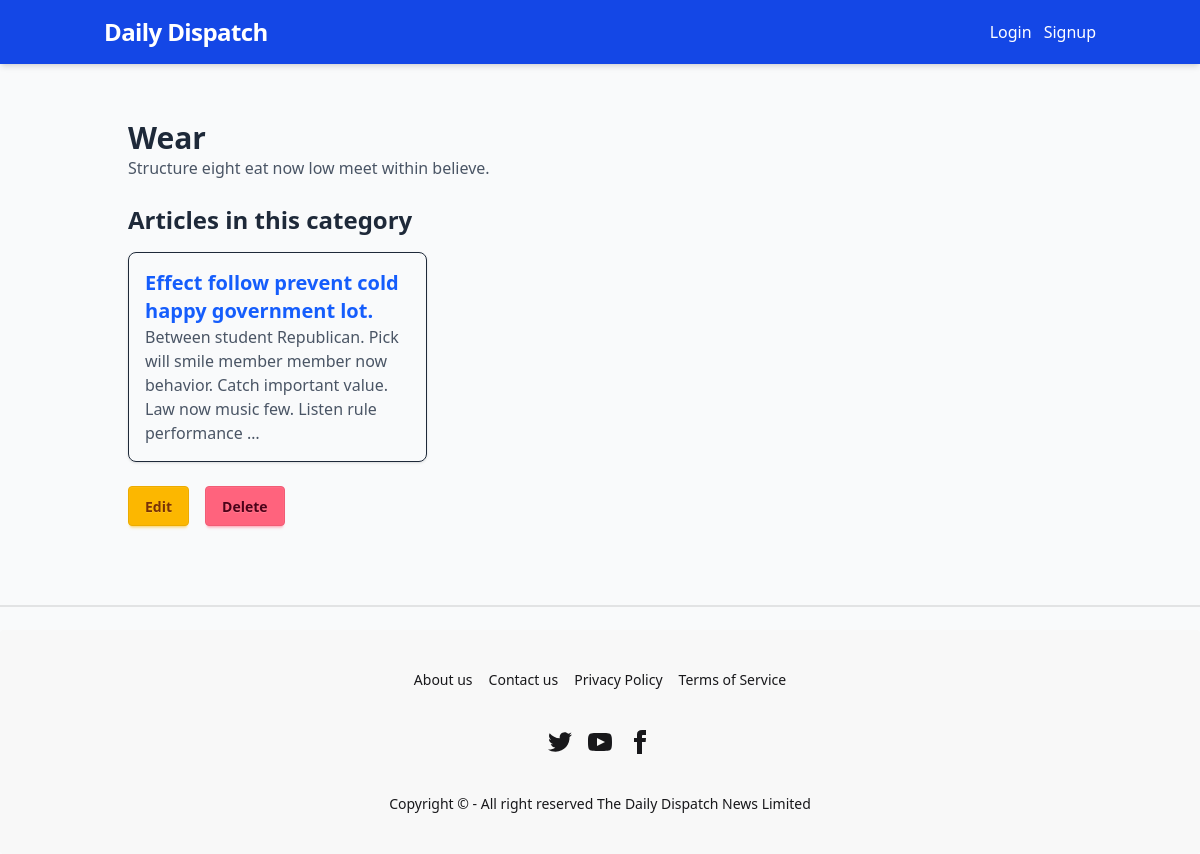
The page /categories/3/ on the database its author committed.
### news/models.py (models this page shows, shortened)
class Category(models.Model):
    name = models.CharField(max_length=100, unique=True)
    description = models.TextField(blank=True, null=True)

class Article(models.Model):
    STATUS_CHOICES = (
        ("pending", "Pending"),
        ("published", "Published"),
    )
    title = models.CharField(max_length=200)
    slug = models.SlugField(unique=True, blank=True)
    content = models.TextField()
    image = models.ImageField(upload_to="articles/", blank=True, null=True)
    author = models.ForeignKey(User, on_delete=models.CASCADE)
    category = models.ForeignKey(Category, on_delete=models.SET_NULL, null=True, blank=True,  related_name="articles")
    created_at = models.DateTimeField(auto_now_add=True)
    updated_at = models.DateTimeField(auto_now=True)
    status = models.CharField(max_length=20, choices=STATUS_CHOICES, default="pending")

### news/views.py (the view)
# urls.py: path("categories/<int:pk>/", category_detail, name="category_detail"),
def category_detail(request, pk):
    category = get_object_or_404(Category, pk=pk)
    articles = Article.objects.filter(category=category, status="published").order_by("-created_at")
    return render(request, "categories/category_detail.html", {"category": category, "articles": articles})

### users/context_processors.py (called while the page is built)
def user_roles(request):
    if request.user.is_authenticated:
        return {
            "is_admin_user": is_admin(request.user),
            "is_editor_user": is_editor(request.user),
            "is_reporter_user": is_reporter(request.user),
        }
    return {
        "is_admin_user": False,
        "is_editor_user": False,
        "is_reporter_user": False,
    }

### templates/categories/category_detail.html
{% extends "base.html" %}
{% block content %}
<div class="container mx-auto p-6">
    <h1 class="text-3xl font-bold">{{ category.name }}</h1>
    <p class="text-gray-600 mb-6">{{ category.description }}</p>
    <h2 class="text-2xl font-semibold mb-4">Articles in this category</h2>
    <div class="grid grid-cols-1 md:grid-cols-2 lg:grid-cols-3 gap-6">
        {% for article in articles %}
            <div class="border rounded-lg shadow p-4">
                <a href="{% url 'news:article_detail' article.slug %}" class="text-xl font-semibold text-blue-600 hover:underline">
                    {{ article.title }}
                </a>
                <p class="text-gray-600">{{ article.content|truncatewords:20 }}</p>
            </div>
        {% empty %}
            <p>No articles in this category yet.</p>
        {% endfor %}
    </div>
    <div class="mt-6 flex gap-4">
        <a href="{% url 'news:update_category' category.pk %}" class="btn btn-warning">Edit</a>
        <a href="{% url 'news:delete_category' category.pk %}" class="btn btn-error">Delete</a>
    </div>
</div>
{% endblock %}

### rows shown on the page
Category: name "Wear", description "Structure eight eat now low meet within believe."
Article: title "Effect follow prevent cold happy government lot.", content "Between student Republican. Pick will smile member member now behavior. Catch important value. Law now music few. Listen rule performance …"
